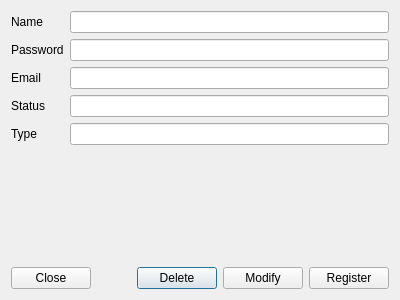
<?xml version="1.0" encoding="UTF-8"?>
<ui version="4.0">
 <class>AdminDlg</class>
 <widget class="QDialog" name="AdminDlg">
  <property name="geometry">
   <rect>
    <x>0</x>
    <y>0</y>
    <width>400</width>
    <height>300</height>
   </rect>
  </property>
  <property name="windowTitle">
   <string>Admin Dialog</string>
  </property>
  <layout class="QGridLayout" name="gridLayout">
   <item row="1" column="1">
    <widget class="QLineEdit" name="mPasswordText"/>
   </item>
   <item row="3" column="0">
    <widget class="QLabel" name="label_4">
     <property name="text">
      <string>Status</string>
     </property>
    </widget>
   </item>
   <item row="4" column="0">
    <widget class="QLabel" name="label_5">
     <property name="text">
      <string>Type</string>
     </property>
    </widget>
   </item>
   <item row="6" column="0" colspan="2">
    <layout class="QGridLayout" name="gridLayout_2">
     <property name="topMargin">
      <number>0</number>
     </property>
     <item row="0" column="2">
      <widget class="QPushButton" name="mDeleteBtn">
       <property name="text">
        <string>Delete</string>
       </property>
      </widget>
     </item>
     <item row="0" column="4">
      <widget class="QPushButton" name="mRegisterBtn">
       <property name="text">
        <string>Register</string>
       </property>
      </widget>
     </item>
     <item row="0" column="3">
      <widget class="QPushButton" name="mModifyBtn">
       <property name="text">
        <string>Modify</string>
       </property>
      </widget>
     </item>
     <item row="0" column="0">
      <widget class="QPushButton" name="mCloseBtn">
       <property name="text">
        <string>Close</string>
       </property>
      </widget>
     </item>
     <item row="0" column="1">
      <spacer name="horizontalSpacer">
       <property name="orientation">
        <enum>Qt::Horizontal</enum>
       </property>
       <property name="sizeHint" stdset="0">
        <size>
         <width>40</width>
         <height>20</height>
        </size>
       </property>
      </spacer>
     </item>
    </layout>
   </item>
   <item row="2" column="0">
    <widget class="QLabel" name="label_3">
     <property name="text">
      <string>Email</string>
     </property>
    </widget>
   </item>
   <item row="3" column="1">
    <widget class="QLineEdit" name="mStatusText"/>
   </item>
   <item row="4" column="1">
    <widget class="QLineEdit" name="mTypeText"/>
   </item>
   <item row="1" column="0">
    <widget class="QLabel" name="label_2">
     <property name="text">
      <string>Password</string>
     </property>
    </widget>
   </item>
   <item row="2" column="1">
    <widget class="QLineEdit" name="mEmailText"/>
   </item>
   <item row="0" column="1">
    <widget class="QLineEdit" name="mNameText"/>
   </item>
   <item row="0" column="0">
    <widget class="QLabel" name="label">
     <property name="text">
      <string>Name</string>
     </property>
    </widget>
   </item>
   <item row="5" column="1">
    <spacer name="verticalSpacer">
     <property name="orientation">
      <enum>Qt::Vertical</enum>
     </property>
     <property name="sizeHint" stdset="0">
      <size>
       <width>20</width>
       <height>40</height>
      </size>
     </property>
    </spacer>
   </item>
  </layout>
 </widget>
 <tabstops>
  <tabstop>mNameText</tabstop>
  <tabstop>mPasswordText</tabstop>
  <tabstop>mEmailText</tabstop>
  <tabstop>mStatusText</tabstop>
  <tabstop>mTypeText</tabstop>
  <tabstop>mCloseBtn</tabstop>
  <tabstop>mDeleteBtn</tabstop>
  <tabstop>mModifyBtn</tabstop>
  <tabstop>mRegisterBtn</tabstop>
 </tabstops>
 <resources/>
 <connections/>
</ui>
